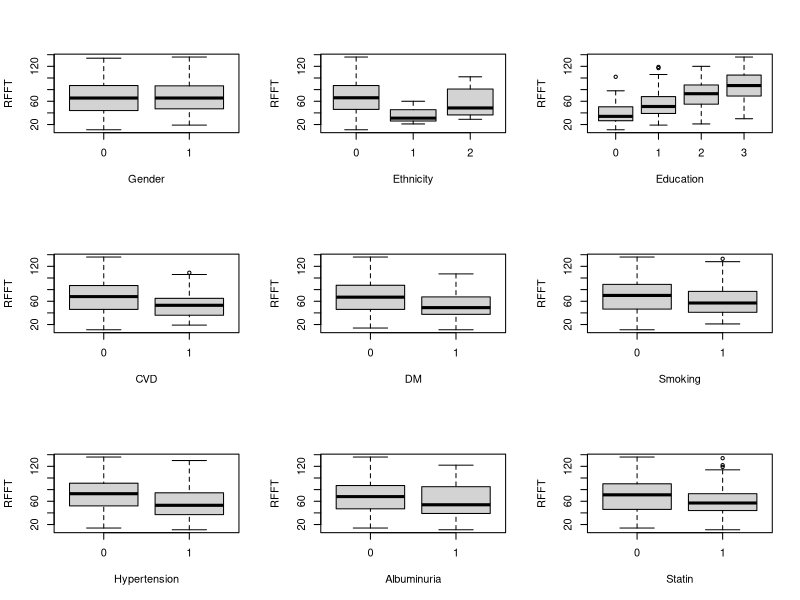
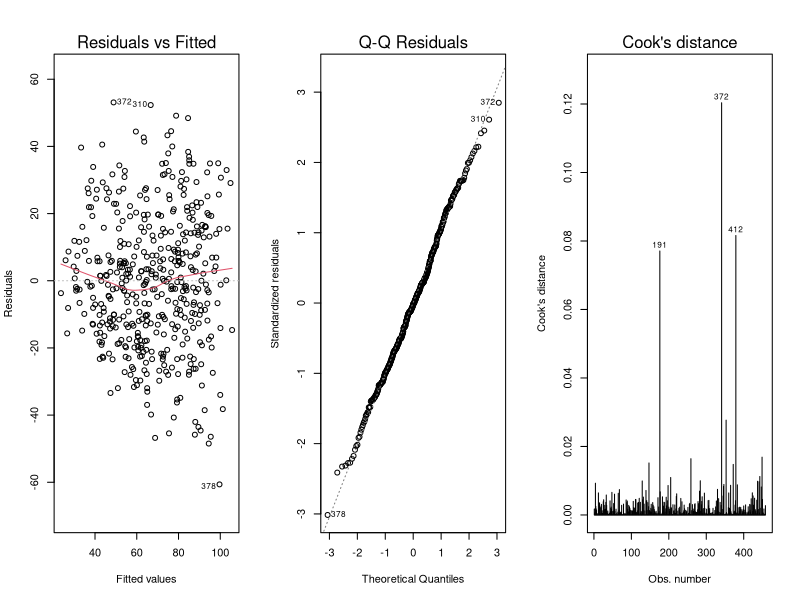
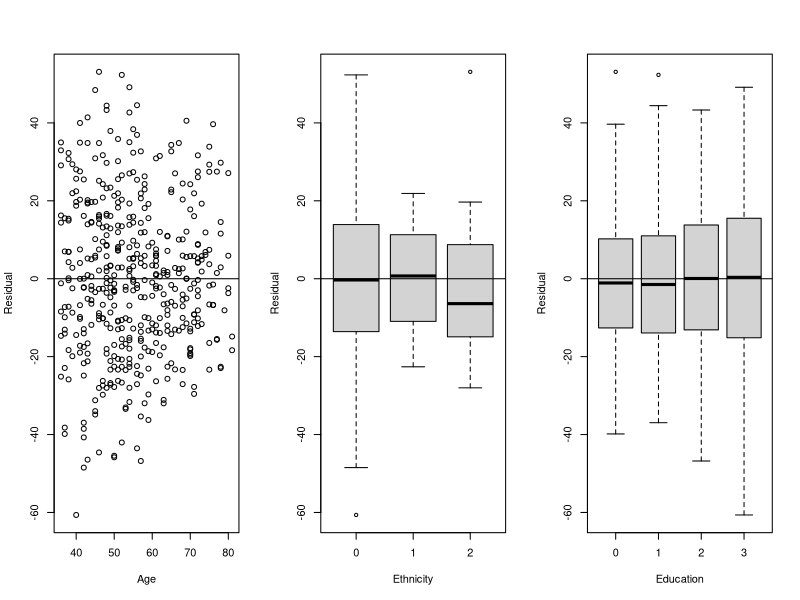
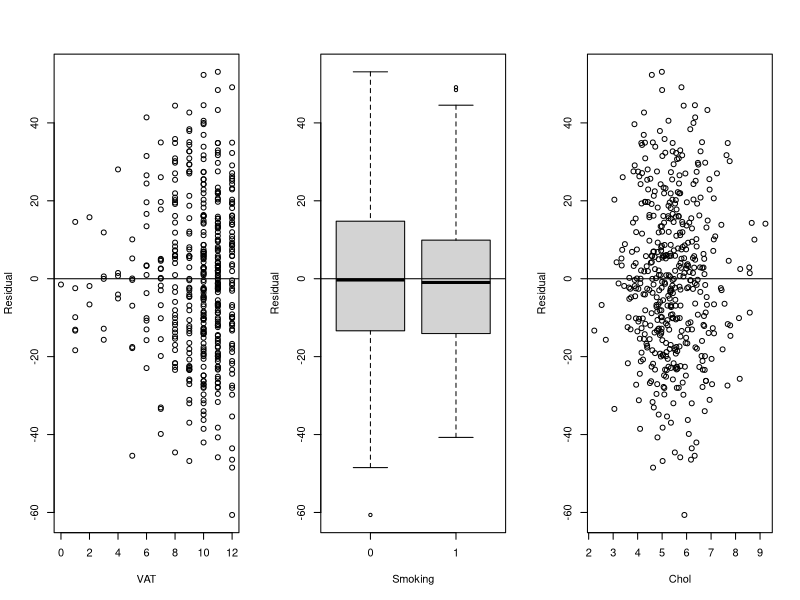
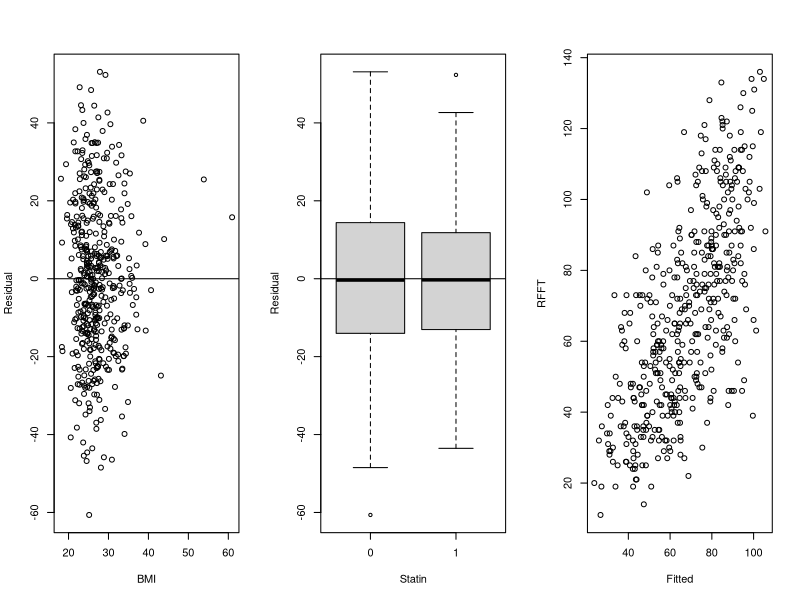

The R source for these figures, in order:
## ---- chunk 1
prevend <- read.csv("../data/Prevend_Sample.csv")
## ---- chunk 2
sapply(prevend, anyNA)
## ---- chunk 3
summary(prevend)
## ---- chunk 4
#replacing negative values in the 4 relevant columns with NA
prevend$VAT <- replace(prevend$VAT, prevend$VAT < 0, NA)
prevend$Smoking <- replace(prevend$Smoking, prevend$Smoking < 0, NA)
prevend$HDL <- replace(prevend$HDL, prevend$HDL < 0, NA)
prevend$FRS <- replace(prevend$FRS, prevend$FRS < 0, NA)

#count the number of rows that have an NA value present
sum(!complete.cases(prevend))
## ---- chunk 5
#remove all rows that contain any NA values
prevend <- na.omit(prevend)
## ---- chunk 6
prevend <- prevend[ ,-1]
## ---- chunk 7
categorical <- c("Gender", "Ethnicity", "Education", "CVD", "DM", "Smoking", "Hypertension", "Albuminuria", "Statin")
prevend[, categorical] <- lapply(prevend[, categorical], factor)
str(prevend)
## ---- chunk 8
quantitative <- c("Age", "VAT", "BMI", "SBP", "DBP", "MAP", "eGFR", "Chol", "HDL", "FRS")
round(cor(prevend$RFFT, prevend[,quantitative]), 2)
## ---- chunk 9
lm.full.quant <- lm(prevend$RFFT ~ prevend$Age + prevend$VAT + prevend$BMI + prevend$SBP + prevend$DBP + prevend$MAP + prevend$eGFR + prevend$Chol + prevend$HDL + prevend$FRS)
summary(lm.full.quant)
## ---- chunk 10
mybackAIC <- step(lm.full.quant, direction="backward", data=prevend)
## ---- chunk 11
n <-nrow(prevend)
mybackBIC <- step(lm.full.quant, direction="backward", data=prevend, k=log(n))
## ---- chunk 12
my.int <- lm(RFFT~1, data=prevend)
forwardAIC <- step(my.int, scope=list(lower= ~ 1, upper= lm.full.quant), 
                   direction="forward", data=prevend)
## ---- chunk 13
forwardBIC <- step(my.int, scope=list(lower= ~ 1, upper= lm.full.quant), direction="forward", data=prevend, k=log(n))
## ---- chunk 14
lm.backAIC <- lm(RFFT ~ Age + VAT + BMI + SBP + DBP + MAP + Chol + FRS, data=prevend)
summary(lm.backAIC)
lm.backBIC <- lm(RFFT ~ Age + VAT + SBP + DBP + MAP + Chol + FRS, data=prevend)
summary(lm.backBIC)
lm.forward <- lm(RFFT ~ Age + VAT + BMI + Chol + FRS + SBP, data=prevend)
summary(lm.forward)
lm.forwardBIC <- lm(RFFT ~ Age + VAT + BMI, data=prevend)
summary(lm.forwardBIC)
## ---- chunk 15
chosen_model <- lm(RFFT ~ Age + VAT + BMI + SBP + DBP + MAP + Chol + FRS, data=prevend)
summary(chosen_model)
AIC(chosen_model)
## ---- chunk 16
par(mfrow=c(3,3))
plot(prevend$Gender, prevend$RFFT, xlab="Gender",ylab="RFFT")
plot(prevend$Ethnicity, prevend$RFFT, xlab="Ethnicity",ylab="RFFT")
plot(prevend$Education, prevend$RFFT, xlab="Education",ylab="RFFT")
plot(prevend$CVD, prevend$RFFT, xlab="CVD",ylab="RFFT")
plot(prevend$DM, prevend$RFFT, xlab="DM",ylab="RFFT")
plot(prevend$Smoking, prevend$RFFT, xlab="Smoking",ylab="RFFT")
plot(prevend$Hypertension, prevend$RFFT, xlab="Hypertension",ylab="RFFT")
plot(prevend$Albuminuria, prevend$RFFT, xlab="Albuminuria",ylab="RFFT")
plot(prevend$Statin, prevend$RFFT, xlab="Statin",ylab="RFFT")
## ---- chunk 17
chosen_model <- lm(RFFT ~ Age + VAT + BMI + SBP + DBP + MAP + Chol + FRS + Education, data=prevend)
summary(chosen_model)
AIC(chosen_model)
## ---- chunk 18
chosen_model <- lm(RFFT ~ Age + VAT + SBP + DBP + MAP + Chol + FRS + Education + Ethnicity, data=prevend)
summary(chosen_model)
AIC(chosen_model)
## ---- chunk 19
chosen_model <- lm(RFFT ~ Age + VAT + SBP + DBP + MAP + Chol + FRS + Education + Ethnicity + Statin, data=prevend)
summary(chosen_model)
AIC(chosen_model)
## ---- chunk 20
chosen_model <- lm(RFFT ~ Age + VAT + SBP + DBP + MAP + Chol + FRS + Education + Ethnicity + Statin + DM, data=prevend)
summary(chosen_model)
AIC(chosen_model)
## ---- chunk 21
chosen_model <- lm(RFFT ~ Age + VAT + SBP + DBP + MAP + Chol + FRS + Education + Ethnicity + Statin + CVD, data=prevend)
summary(chosen_model)
AIC(chosen_model)
## ---- chunk 22
chosen_model <- lm(RFFT ~ Age + VAT + SBP + DBP + MAP + Chol + FRS + Education + Ethnicity + Statin + CVD + Smoking, data=prevend)
summary(chosen_model)
AIC(chosen_model)
## ---- chunk 23
chosen_model <- lm(RFFT ~ Age + VAT + SBP + DBP + MAP + Chol + FRS + Education + Ethnicity + Statin + CVD + Smoking + Hypertension, data=prevend)
summary(chosen_model)
AIC(chosen_model)
## ---- chunk 24
chosen_model <- lm(RFFT ~ Age + VAT + SBP + DBP + MAP + Chol + FRS + Education + Ethnicity + Statin + CVD + Smoking + Hypertension + Albuminuria, data=prevend)
summary(chosen_model)
AIC(chosen_model)
## ---- chunk 25
chosen_model <- lm(RFFT ~ Age + VAT + SBP + DBP + MAP + Chol + FRS + Education + Ethnicity + Statin + CVD + Smoking + Hypertension + Gender, data=prevend)
summary(chosen_model)
AIC(chosen_model)
## ---- chunk 26
lm.all <- lm(RFFT ~ ., data=prevend)
summary(lm.all)
AIC(lm.all)
## ---- chunk 27
mybackAIC.catincl <- step(lm.all, direction="backward", data=prevend)
## ---- chunk 28
n <-nrow(prevend)
mybackBIC.catincl <- step(lm.all, direction="backward", data=prevend, k=log(n))
## ---- chunk 29
my.int <- lm(RFFT~1, data=prevend)
forwardAIC.catincl <- step(my.int, scope=list(lower= ~ 1, upper= lm.all), 
                   direction="forward", data=prevend)
## ---- chunk 30
forwardBIC.catincl <- step(my.int, scope=list(lower= ~ 1, upper= lm.all), direction="forward", data=prevend, k=log(n))
## ---- chunk 31
#Back AIC with Categorical model
lm.backAIC.catincl <- lm(RFFT ~ Age + Ethnicity + Education + VAT + CVD + Smoking + Hypertension + 
    SBP + DBP + MAP + eGFR + Chol + Statin, data = prevend)
summary(lm.backAIC.catincl)
AIC(lm.backAIC.catincl)

#Back with BIC with Categorical model
lm.backBIC.catincl <- lm(RFFT ~ Age + Education + Smoking, data=prevend)
summary(lm.backBIC.catincl)
AIC(lm.backBIC.catincl)

#Forward selection with categorical model:
lm.forwardAIC.catincl <- lm(RFFT ~ Education + Age + Smoking + Ethnicity + VAT + Chol + Statin + 
    BMI, data=prevend)
summary(lm.forwardAIC.catincl)
AIC(lm.forwardAIC.catincl)

#Forward selection using BIC with categorical model:
lm.forwardBIC.catincl <- lm(RFFT ~ Education + Age + Smoking, data=prevend)
summary(lm.forwardBIC.catincl)
AIC(lm.forwardBIC.catincl)
## ---- chunk 32
new_chosenmodel <- lm(RFFT ~ Education + Age + Smoking + Ethnicity + VAT + Chol + Statin + BMI, data=prevend)

par(mfrow=c(1,3))
plot(new_chosenmodel, c(1,2,4))
## ---- chunk 33
rsd <- resid(new_chosenmodel)
plot(prevend$Age,rsd,xlab="Age",ylab="Residual")
abline(a=0,b=0)
plot(prevend$Ethnicity,rsd,xlab="Ethnicity",ylab="Residual")
abline(a=0,b=0)
plot(prevend$Education,rsd,xlab="Education",ylab="Residual")
abline(a=0,b=0)
plot(prevend$VAT,rsd,xlab="VAT",ylab="Residual")
abline(a=0,b=0)
plot(prevend$Smoking,rsd,xlab="Smoking",ylab="Residual")
abline(a=0,b=0)
plot(prevend$Chol,rsd,xlab="Chol",ylab="Residual")
abline(a=0,b=0)
plot(prevend$BMI,rsd,xlab="BMI",ylab="Residual")
abline(a=0,b=0)
plot(prevend$Statin,rsd,xlab="Statin",ylab="Residual")
abline(a=0,b=0)
## ---- chunk 34
ft <- fitted(new_chosenmodel)
plot(ft,prevend$RFFT,xlab="Fitted",ylab="RFFT")
## ---- chunk 35
library(car)
vif(new_chosenmodel)
